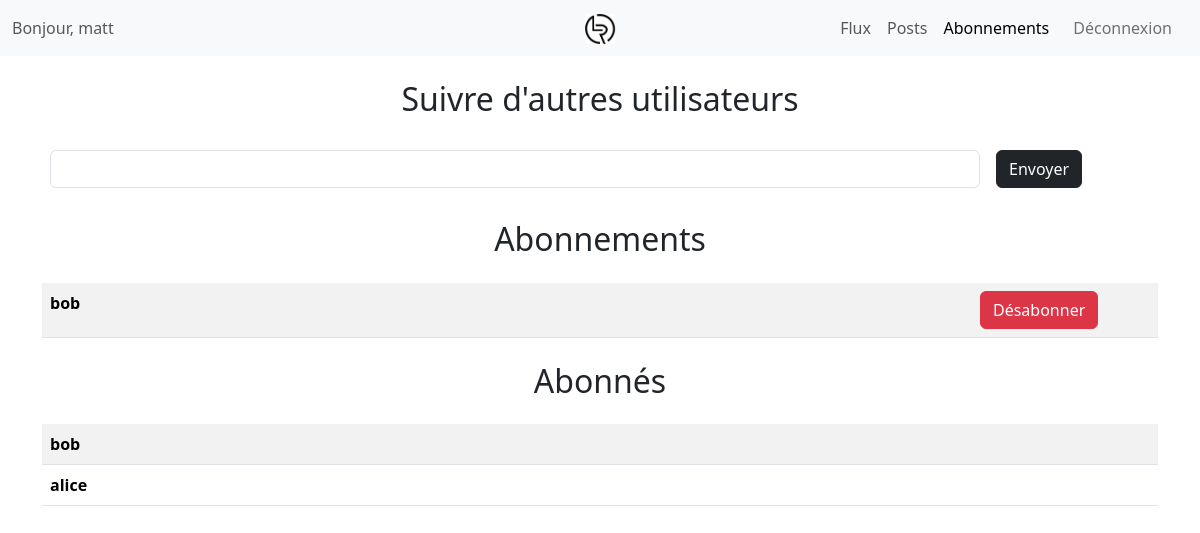
/following/ (signed in), run on an earlier commit of the app's database.
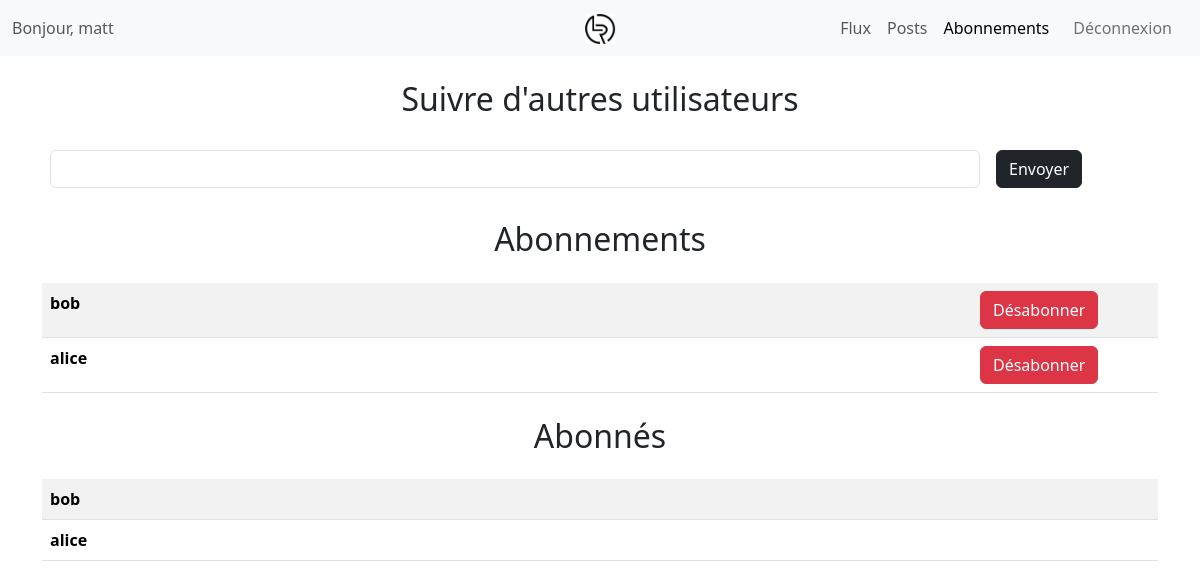
And on a later commit of the database.
### reviews/models.py (models this page shows)
class UserFollows(models.Model):
    user = models.ForeignKey(to=settings.AUTH_USER_MODEL,
                             on_delete=models.CASCADE,
                             related_name='following')
    followed_user = models.ForeignKey(to=settings.AUTH_USER_MODEL,
                                      on_delete=models.CASCADE,
                                      related_name='followed_by')
    class Meta:
        unique_together = ('user', 'followed_user',)

### accounts/models.py (models this page shows)
class User(AbstractUser):
    pass

### reviews/views/follow_views.py (the view, shortened to what this page needs)
# urls.py: path('following/', follow_views.following, name='following'),
@login_required
def following(request):
    form = forms.UserFollowsForm(user=request.user)
    followed_users = models.UserFollows.objects.filter(user=request.user)
    following_users = models.UserFollows.objects.filter(followed_user=request.user)
    context = {
        'form': form,
        'followed_users': followed_users,
        'following_users': following_users,
        'navbar': 'following',
    }
    return render(request, 'reviews/following.html', context=context)

### reviews/forms.py (shortened to what this page needs)
class UserFollowsForm(forms.ModelForm):
    followed_user = forms.CharField(
        max_length=150,
        label='Nom d\'utilisateur à suivre',
        widget=forms.TextInput(attrs={'list': 'followed_users'})
    )
    def __init__(self, user, *args, **kwargs):
        super().__init__(*args, **kwargs)
        self.user = user
        self.choices = User.objects.all().exclude(
            Q(followed_by__in=self.user.following.all())
            | Q(id=self.user.id)
        ).values('username')
    class Meta:
        model = models.UserFollows
        fields = ['followed_user']

### reviews/templates/reviews/following.html (shortened to what this page needs)
{% extends 'reviews/base.html' %}
{% load widget_tweaks %}
{% block content %}
    <h2 class="text-center m-4">Suivre d'autres utilisateurs</h2>
    <form autocomplete="off" method="post" enctype="multipart/form-data">
        <div class="d-flex">
            {% for field in form.visible_fields %}
                <div class="form-group col-10 m-2">
                    {{ field|add_class:'form-control' }}
                </div>
            {% endfor %}
            <button type="submit" class="btn btn-dark m-2">Envoyer</button>
        </div>
    </form>
    <h2 class="text-center m-4">Abonnements</h2>
        {% if followed_users %}
        <table class="table table-striped table-hover">
            {% for user_follows in followed_users %}
                <tr>
                    <th class="col-10">{{ user_follows.followed_user.username }}</th>
                    <th><a href="{% url 'unfollow' user_follows.id %}" class="btn btn-danger">Désabonner</a></th>
                </tr>
            {% endfor %}
        </table>
        {% else %}
            <p class="text-center">C'est bien vide... commençons par suivre d'autres utilisateurs !</p>
        {% endif %}
    <h2 class="text-center m-4">Abonnés</h2>
    {% if following_users %}
        <table class="table table-striped table-hover">
            {% for user_follows in following_users %}
                <tr>
                    <th>{{ user_follows.user.username }}</th>
                </tr>
            {% endfor %}
        </table>
    {% else %}
        <p class="text-center">Vous n'êtes suivi par aucun utilisateur.</p>
    {% endif %}
{% endblock %}

What changed in the data, as far as the page shows it:
added UserFollows: followed_user.username "alice", shown under "Abonnements"
